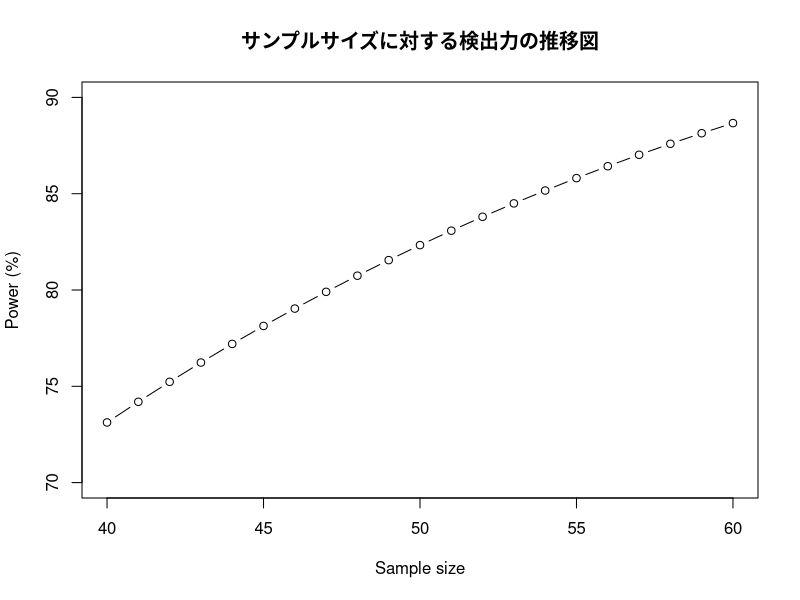

This chart was generated by the following R code:
## ---- chunk 1
knitr::opts_chunk$set(echo = TRUE)
# パッケージのインストール確認
if(!require(pwr)) install.packages("pwr", repos = "[http://cran.us.r-project.org](http://cran.us.r-project.org)")
library(pwr)
## ---- chunk 2
# [cite_start]--- パラメータの設定 [cite: 444-447] ---
diff <- 7       # 検出したい差 (Delta)
sd <- 12        # 標準偏差 (SD)
alpha <- 0.05   # 有意水準 (Alpha)
beta <- 0.2     # 第2種の過誤 (Beta) -> 検出力は 1 - beta = 0.8

# [cite_start]--- 統計量の計算 [cite: 448-449] ---
# 標準正規分布の上側パーセント点
za <- qnorm(1 - alpha/2)  # 両側検定なので alpha/2
zb <- qnorm(1 - beta)     # 検出力に対応する点

# [cite_start]--- サンプルサイズの計算式 [cite: 450] ---
# 公式: n = 2 * (za + zb)^2 * SD^2 / Delta^2
n <- 2 * (za + zb)^2 * sd^2 / diff^2

# 結果の表示
print(paste("手計算による必要サンプルサイズ (n):", n))
## ---- chunk 3
# [cite_start]--- 効果量 (Effect Size) の計算 [cite: 455] ---
es <- diff / sd

# [cite_start]--- pwr.t.test による計算 [cite: 456-457] ---
# d: 効果量, power: 検出力, sig.level: 有意水準
res <- pwr.t.test(d = es, 
                  power = 0.80, 
                  sig.level = 0.05)

# [cite_start]結果の表示 [cite: 458-461]
print(res)
## ---- chunk 4
# [cite_start]--- x軸: サンプルサイズの範囲を作成 [cite: 471-472] ---
nrange <- seq(40, 60, 1)

# [cite_start]--- 各nに対応する検出力を計算 [cite: 473-475] ---
# nにベクトル(nrange)を渡すことで、一括計算できます
pwr_res <- pwr.t.test(d = es, 
                      n = nrange, 
                      sig.level = 0.05)

# [cite_start]--- データフレームにまとめる [cite: 476-477] ---
pwrcurve <- data.frame(n = nrange, 
                       power = pwr_res$power * 100) # %表記にするため100倍

# [cite_start]--- グラフの描画 [cite: 478-483] ---
plot(pwrcurve$n, pwrcurve$power,
     type = "b",               # 線と点 (both)
     xlab = "Sample size",     # x軸ラベル
     ylab = "Power (%)",       # y軸ラベル
     xlim = c(40, 60),         # x軸の範囲
     ylim = c(70, 90),         # y軸の範囲（見やすく調整）
     main = "サンプルサイズに対する検出力の推移図")
